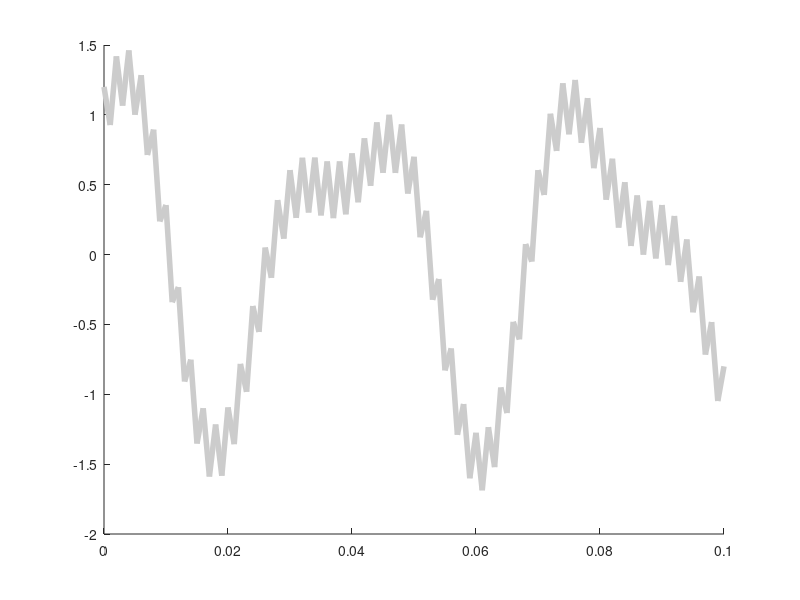

MATLAB code to generate this figure: (Note: this script raises an error after producing the figure.)
%% EGH445 - Modern Control
%--------------------------------------------------------------------------
% Digital Control
% **** Main Function
%     **** Sampling and Reconstruction Examples
%         
%         Sample simple and complex signal with or without noise at frequencies at,
%         below and above the Nyquist rate. Attempt to reconstruct the sampled
%         ignals using linear, sinusoidal and optimised fitting techniques.
%
% Author: Aaron McFadyen
%--------------------------------------------------------------------------


%% Signal Construction

close all
clear all
clc

% Signal Parameters
f1  = 25;             	% Signal 1 Frequency 
f2  = 45;             	% Signal 2 Frequency 
a1  = 1;               	% Signal 1 Amplitude
a2  = 0.5;           	% Signal 2 Amplitude
fw  = 500;           	% Noise Signal Frequency
w   = 0.2;             	% Noise Signal Amplitude
recon = 'spline';
noiseon = 1;

% Timing and Signals
% Timing
ft = 1000;                  % High Sampling Frequency 
Tm = 0.1;                   % Max Simulation Time
signal.t  = 0:1/ft:Tm;      % Time Vector

% Signals
signalone.f  = @(f,t,a) a*cos(2*pi*f*t);
signaltwo.f  = @(f,t,a) a*sin(2*pi*f*t);
noise.f      = @(f,t,a) a*sin(2*pi*f*t);

signalone.s  = signalone.f(f1,signal.t,a1);      	% Signal 1
signaltwo.s  = signaltwo.f(f2,signal.t,a2);         % Signal 2
signal.s     = signalone.s + signaltwo.s;           % Combined Signal (1 + 2)

if noiseon
    %noise.sgn    = randi([-1,1],length(signal.t),1)';
    %noise.s      = noise.sgn.*(w*cos(2*pi*fw*signal.t - pi/4)); 	% Noise Signal
    %noise.s      = 0.1.*randn(length(signal.t),1) + 0;           	% Noise Signal
    signal.snom  = signalone.s + signaltwo.s;
    noise.s      = w*cos(2*pi*fw*signal.t);                       	% Noise Signal
    signal.s     = signalone.s + signaltwo.s + noise.s;             % Combined Signal (1 + 2 + Noise)
end
% Signal Labels/Names
signalone.name  = horzcat('$x_1(t)$');
signaltwo.name  = horzcat('$x_2(t)$');
noise.name      = '$w(t)$';
signal.name     = horzcat('$x(t)$');
% signalone.name = horzcat('$',num2str(a1),'\cos(2\pi',num2str(f1),'t)$');
% signaltwo.name = horzcat('$',num2str(a2),'\sin(2\pi',num2str(f2),'t)$');
% if noiseon
%     signal.name = horzcat('$x(t)$', '+', noise.name);
% else
%     signal.name = horzcat('$x(t)$');
% end

% Plot Signals and Components
figure(1);hold on;
plot(signal.t, signal.s, '-','LineWidth',4,'Color',[0.8 0.8 0.8]);
plot(signal.t, signalone.s, '--','LineWidth',2,'Color',[0.8 0.8 0.8 0.6]);
plot(signal.t, signaltwo.s, ':','LineWidth',2,'Color',[0.8 0.8 0.8 0.6]);
if noiseon
    plot(signal.t, noise.s, '-','LineWidth',1,'Color',[0.8 0.8 0.8 0.6]);
    plot(signal.t, signal.snom, '-','LineWidth',1,'Color',[0 0 0 0.6]);
    l=legend(signal.name,signalone.name,signaltwo.name,noise.name,'$\bar{x}(t)$');
else
    l=legend(signal.name,signalone.name,signaltwo.name);
end
set(l,'interpreter','latex');
xlabel('Time (s)');
ylabel('Signal Value')

%% --------------------- Complex Sampling Example -------------------------
close all
% Sampled Signal
fm = max([f1 f2]);
nyquist = 2*fm;

% Under Sampled
sampled.f1 = nyquist*(1/3);
sampled.t1 = 0:1/sampled.f1:Tm;
if noiseon
    sampled.s1 = signalone.f(f1,sampled.t1,a1) + signaltwo.f(f2,sampled.t1,a2)...
        + noise.f(fw,sampled.t1,w);
else
    sampled.s1 = signalone.f(f1,sampled.t1,a1) + signaltwo.f(f2,sampled.t1,a2);
end
[sampled.pt1,sampled.ps1] = FitFunction(sampled.t1, sampled.s1);
%sampled.p1 = interp1(sampled.t1,sampled.s1,signal.t,recon,0);

% Over Sampled (very fast)
sampled.f2 = nyquist*5;
sampled.t2 = 0:1/sampled.f2:Tm;
if noiseon
    sampled.s2 = signalone.f(f1,sampled.t2,a1) + signaltwo.f(f2,sampled.t2,a2)...
        + noise.f(fw,sampled.t2,w);
else
    sampled.s2 = signalone.f(f1,sampled.t2,a1) + signaltwo.f(f2,sampled.t2,a2);
end
sampled.p2 = interp1(sampled.t2,sampled.s2,signal.t,recon,0);

% Over Sampled (fast)
sampled.f3 = nyquist*2;
sampled.t3 = 0:1/sampled.f3:Tm;
if noiseon
    sampled.s3 = signalone.f(f1,sampled.t3,a1) + signaltwo.f(f2,sampled.t3,a2)...
        + noise.f(fw,sampled.t3,w);
else
    sampled.s3 = signalone.f(f1,sampled.t3,a1) + signaltwo.f(f2,sampled.t3,a2);
end
sampled.p3 = interp1(sampled.t3,sampled.s3,signal.t,recon,0);

% Nyquist Sampled
sampled.fn = nyquist*1;
sampled.tn = 0:1/sampled.fn:Tm;
if noiseon
    sampled.sn = signalone.f(f1,sampled.tn,a1) + signaltwo.f(f2,sampled.tn,a2)...
        + noise.f(fw,sampled.tn,w);
else
    sampled.sn = signalone.f(f1,sampled.tn,a1) + signaltwo.f(f2,sampled.tn,a2);
end
[sampled.ptn,sampled.psn] = FitFunction(sampled.tn, sampled.sn);
%p = polyfit(sampled.tn, sampled.sn,2);
%sampled.pn = polyval(p,sampled.tn);
%sampled.psn = interp1(sampled.tn,sampled.sn,signal.t,recon,0);
%sampled.ptn = sampled.tn;

figure(11);hold on;
plot(signal.t, signal.s, '-','LineWidth',4,'Color',[0.8 0.8 0.8 0.4]);
stem(sampled.t1, sampled.s1, '-o','LineWidth',1,'Color',[1 0 0 0.5]);
plot(sampled.t1, sampled.s1,'-','LineWidth',3,'Color',[1 0 0 1])
plot(sampled.pt1, sampled.ps1,'--','LineWidth',1,'Color',[1 0 0 1])
if noiseon
    plot(signal.t, signal.snom, '-','LineWidth',1,'Color',[0 0 0 0.6]);
    l=legend('$x(t)$','$x(kT)$','$\hat{x}(t)$','$\tilde{x}(t)$','$\bar{x}(t)$');
else
    l=legend('$x(t)$','$x(kT)$','$\hat{x}(t)$','$\tilde{x}(t)$');
end
set(l,'interpreter','latex');
xlabel('Time (s)');
ylabel('Signal Value')

figure(111);hold on;
plot(signal.t, signal.s, '-','LineWidth',4,'Color',[0.8 0.8 0.8 0.4]);
stem(sampled.tn, sampled.sn, '-o','LineWidth',1,'Color',[0 1 0 0.5]);
plot(sampled.tn, sampled.sn,'-','LineWidth',3,'Color',[0 1 0 1])
plot(sampled.ptn, sampled.psn,'--','LineWidth',1,'Color',[0 1 0 1])
if noiseon
    plot(signal.t, signal.snom, '-','LineWidth',1,'Color',[0 0 0 0.6]);
    l=legend('$x(t)$','$x(kT)$','$\hat{x}(t)$','$\tilde{x}(t)$','$\bar{x}(t)$');
else
    l=legend('$x(t)$','$x(kT)$','$\hat{x}(t)$','$\tilde{x}(t)$');
end
set(l,'interpreter','latex');
xlabel('Time (s)');
ylabel('Signal Value')

figure(1111);hold on;
plot(signal.t, signal.s, '-','LineWidth',4,'Color',[0.8 0.8 0.8 0.4]);
stem(sampled.t2, sampled.s2, '-o','LineWidth',1,'Color',[0 0 1 0.5]);
plot(sampled.t2, sampled.s2,'-','LineWidth',3,'Color',[0 0 1 1])
plot(signal.t, sampled.p2,'--','LineWidth',1,'Color',[0 0 1 1])
if noiseon
    plot(signal.t, signal.snom, '-','LineWidth',1,'Color',[0 0 0 0.6]);
    l=legend('$x(t)$','$x(kT)$','$\hat{x}(t)$','$\tilde{x}(t)$','$\bar{x}(t)$');
else
    l=legend('$x(t)$','$x(kT)$','$\hat{x}(t)$','$\tilde{x}(t)$');
end
set(l,'interpreter','latex');
xlabel('Time (s)');
ylabel('Signal Value')

figure(11111);hold on;
plot(signal.t, signal.s, '-','LineWidth',4,'Color',[0.8 0.8 0.8 0.4]);
stem(sampled.t3, sampled.s3, '-o','LineWidth',1,'Color',[0 1 1 0.5]);
plot(sampled.t3, sampled.s3,'-','LineWidth',3,'Color',[0 1 1 1])
plot(signal.t, sampled.p3,'--','LineWidth',1,'Color',[0 1 1 1])
if noiseon
    plot(signal.t, signal.snom, '-','LineWidth',1,'Color',[0 0 0 0.6]);
    l=legend('$x(t)$','$x(kT)$','$\hat{x}(t)$','$\tilde{x}(t)$','$\bar{x}(t)$');
else
    l=legend('$x(t)$','$x(kT)$','$\hat{x}(t)$','$\tilde{x}(t)$');
end
set(l,'interpreter','latex');
xlabel('Time (s)');
ylabel('Signal Value')


%% ----------------- Simple Sampling Example ------------------------------
clear all
close all
clc

signalmaxtime = 0.1;
signalfreq    = 25;
signaltime    = 0:1/1000:signalmaxtime;
signalsimp    = @(f,t) cos(2*pi*f*t);
samplefreq(1) = (4/5)*signalfreq;   % < Nyq Sampling Frequencies
samplefreq(2) = 2*signalfreq;       % @ Nyq Sampling Frequencies
samplefreq(3) = 2*(2*signalfreq);   % > Nyq Sampling Frequencies

% --------------------- Low Sampling Frequencies --------------------------
for k=1:1:length(samplefreq)
    fs = samplefreq(k);
    fa = (abs(signalfreq-fs));
    fb = (abs(signalfreq+fs));

    % Sample Signal
    sampletime = 0:1/fs:signalmaxtime;          % Sample Times (vector)          

    a1 = signalsimp(signalfreq,sampletime);     % Sample Values (Freq A)  
    a2 = signalsimp(signalfreq,sampletime);     % Sample Values (vector)

    s1 = signalsimp(fa,signaltime);             % Fitted Sample Values (Freq A)
    s2 = signalsimp(fb,signaltime);             % Fitted Sample Values (Freq B) 

    % Show Aliasing and Sampling
    figure(2+k);hold on;
    plot(signaltime, signalsimp(signalfreq,signaltime), ...
        '-','LineWidth',4,'Color',[0.8 0.8 0.8]);
    plot(signaltime, s1, 'k-','LineWidth',1);
    plot(signaltime, s2, 'k--','LineWidth',1);  
    plot(sampletime, a1, 'ko','MarkerSize',10);
    plot(sampletime, a2, 'k.','MarkerSize',10);
    l=legend('$x(t)$','$\hat{x}_a(t)$','$\hat{x}_b(t)$','$x_a(kT)$','$x_b(kT)$');
    set(l,'interpreter','latex');
    xlabel('Time (s)');
    ylabel('Signal Value')
end


